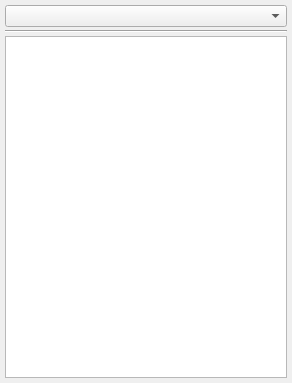
<?xml version="1.0" encoding="UTF-8"?>
<ui version="4.0">
 <class>XUPProjectManager</class>
 <widget class="pDockWidget" name="XUPProjectManager">
  <property name="geometry">
   <rect>
    <x>0</x>
    <y>0</y>
    <width>292</width>
    <height>383</height>
   </rect>
  </property>
  <property name="allowedAreas">
   <set>Qt::LeftDockWidgetArea|Qt::RightDockWidgetArea</set>
  </property>
  <property name="windowTitle">
   <string>Projects</string>
  </property>
  <widget class="QWidget" name="wCentral">
   <layout class="QVBoxLayout" name="verticalLayout">
    <property name="spacing">
     <number>3</number>
    </property>
    <property name="margin">
     <number>5</number>
    </property>
    <item>
     <widget class="QComboBox" name="cbProjects"/>
    </item>
    <item>
     <widget class="Line" name="line">
      <property name="orientation">
       <enum>Qt::Horizontal</enum>
      </property>
     </widget>
    </item>
    <item>
     <widget class="QTreeView" name="tvFiltered">
      <property name="contextMenuPolicy">
       <enum>Qt::CustomContextMenu</enum>
      </property>
      <property name="uniformRowHeights">
       <bool>true</bool>
      </property>
      <property name="headerHidden">
       <bool>true</bool>
      </property>
      <property name="expandsOnDoubleClick">
       <bool>false</bool>
      </property>
     </widget>
    </item>
   </layout>
  </widget>
  <action name="aDebug">
   <property name="icon">
    <iconset resource="../../resources/resources.qrc">
     <normaloff>:/temp/icons/temp/kcmsystem.png</normaloff>:/temp/icons/temp/kcmsystem.png</iconset>
   </property>
   <property name="text">
    <string>Debug</string>
   </property>
  </action>
 </widget>
 <customwidgets>
  <customwidget>
   <class>pDockWidget</class>
   <extends>QDockWidget</extends>
   <header location="global">widgets/pDockWidget.h</header>
   <container>1</container>
  </customwidget>
 </customwidgets>
 <resources>
  <include location="../../resources/resources.qrc"/>
 </resources>
 <connections/>
</ui>
